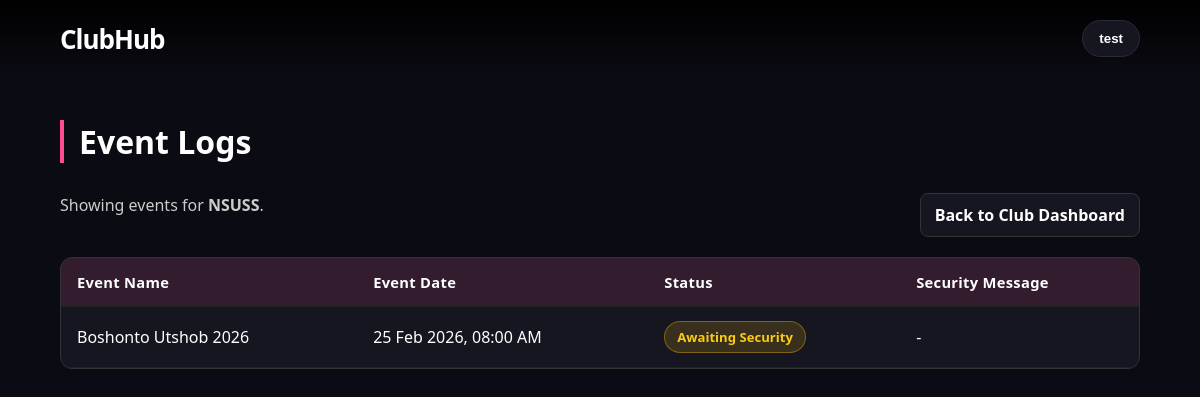
/eventlogs.php (signed in), run on the app's committed database.
### tables this page shows
CREATE TABLE `clubs` (
  `club_id` int(11) NOT NULL,
  `club_name` varchar(255) NOT NULL,
  `club_data` longtext DEFAULT NULL
);

CREATE TABLE `events` (
  `event_id` int(11) NOT NULL,
  `club_id` int(11) DEFAULT NULL,
  `event_name` varchar(255) NOT NULL,
  `event_duration` decimal(4,2) DEFAULT NULL,
  `event_date` datetime DEFAULT NULL,
  `event_creator` varchar(255) DEFAULT NULL,
  `event_availablity` tinyint(1) DEFAULT NULL
);

### eventlogs.php (the view, shortened to what this page needs)
<?php
include 'connection.php';
$email = $_SESSION['Email'] ?? '';
$clubId = intval($_SESSION['club_id'] ?? ($_SESSION['Club_id'] ?? 0));
$clubName = '';
$hasSecurityMessage = false;
$adminColumnCheck = mysqli_query($con, "SHOW COLUMNS FROM events LIKE 'admin_clearance'");
$hasAdminClearance = ($adminColumnCheck && mysqli_num_rows($adminColumnCheck) > 0);
$securityColumnCheck = mysqli_query($con, "SHOW COLUMNS FROM events LIKE 'security_clearance'");
$hasSecurityClearance = ($securityColumnCheck && mysqli_num_rows($securityColumnCheck) > 0);
if ($clubId <= 0) {
    $clubStmt = $con->prepare("\n        SELECT c.club_id, c.club_name\n        FROM `user` u\n        INNER JOIN students s ON s.student_email = u.email\n        INNER JOIN club_members cm ON cm.student_id = s.student_id AND cm.active = 1\n        INNER JOIN clubs c ON c.club_id = cm.club_id\n        WHERE u.email = ?\n          AND UPPER(cm.Role) LIKE 'EB%'\n        LIMIT 1\n    ");
    $clubStmt->bind_param("s", $email);
    $clubStmt->execute();
    $clubResult = $clubStmt->get_result()->fetch_assoc();
    if ($clubResult) {
        $clubId = intval($clubResult['club_id']);
        $clubName = $clubResult['club_name'];
    }
}
$events = [];
if ($clubId > 0) {
    $messageSelect = $hasSecurityMessage ? "e.security_message" : "NULL AS security_message";
    $adminSelect = $hasAdminClearance ? "e.admin_clearance" : "'Pending' AS admin_clearance";
    $securitySelect = $hasSecurityClearance ? "e.security_clearance" : "'Pending' AS security_clearance";
    $eventsSql = "
        SELECT
            e.event_id,
            e.event_name,
            e.event_date,
            $securitySelect,
            $adminSelect,
            e.event_availablity,
            $messageSelect
        FROM events e
        WHERE e.club_id = ?
        ORDER BY e.event_date DESC, e.event_id DESC
    ";
    $eventsStmt = $con->prepare($eventsSql);
    $eventsStmt->bind_param("i", $clubId);
    $eventsStmt->execute();
    $eventsResult = $eventsStmt->get_result();
    while ($row = $eventsResult->fetch_assoc()) {
        $events[] = $row;
    }
}
$displayName = $_SESSION['Name'] ?? null;
function resolve_status(array $event): array
{
    $security = strtolower(trim((string)($event['security_clearance'] ?? 'Pending')));
    $isPublished = intval($event['event_availablity'] ?? 0) === 1 && $security === 'approved';
    if ($security === 'pending') {
        return ['Awaiting Security', 'status-pending'];
    }
    return ['Under Review', 'status-pending'];
}
?>
<!DOCTYPE html>
<html lang="en">
<head>
    <link rel="stylesheet" href="styles.css?v=<?php echo filemtime('styles.css'); ?>">
</head>
<body>
    <nav>
        <div class="logo">ClubHub</div>
        <div class="profile-menu" id="profile-menu">
            <button class="profile-trigger" id="profile-trigger" type="button" aria-expanded="false"><?php echo htmlspecialchars($displayName); ?></button>
        </div>
    </nav>
    <section class="logs-section">
        <div class="header">Event Logs</div>
        <div class="logs-header-row">
            <p class="logs-meta">
                <?php if ($clubName): ?>
                    Showing events for <strong><?php echo htmlspecialchars($clubName); ?></strong>.
                <?php else: ?>
                    Showing events for your club.
                <?php endif; ?>
            </p>
            <a href="Club_dashboard.php" class="back-link">Back to Club Dashboard</a>
        </div>
        <div class="logs-card">
            <div class="table-wrap">
                <table class="logs-table">
                    <thead>
                        <tr>
                            <th>Event Name</th>
                            <th>Event Date</th>
                            <th>Status</th>
                            <th>Security Message</th>
                        </tr>
                    </thead>
                    <tbody>
                        <?php if ($clubId <= 0): ?>
                            <tr>
                                <td colspan="4" class="empty-state">No club is linked to this account.</td>
                            </tr>
                        <?php elseif (empty($events)): ?>
                            <tr>
                                <td colspan="4" class="empty-state">No events found for your club yet.</td>
                            </tr>
                        <?php else: ?>
                            <?php foreach ($events as $event): ?>
                                <?php [$statusText, $statusClass] = resolve_status($event); ?>
                                <?php
                                    $reasonText = trim((string)($event['security_message'] ?? ''));
                                    if (strtolower($statusText) === 'rejected') {
                                        if ($reasonText === '') {
                                            $reasonText = 'No reason provided by Security Office.';
                                        }
                                    } else {
                                        if ($reasonText === '') {
                                            $reasonText = '-';
                                        }
                                    }
                                ?>
                                <tr>
                                    <td><?php echo htmlspecialchars($event['event_name']); ?></td>
                                    <td>
                                        <?php
                                            if (!empty($event['event_date'])) {
                                                echo htmlspecialchars(date("d M Y, h:i A", strtotime($event['event_date'])));
                                            } else {
                                                echo 'TBD';
                                            }
                                        ?>
                                    </td>
                                    <td><span class="status-badge <?php echo htmlspecialchars($statusClass); ?>"><?php echo htmlspecialchars($statusText); ?></span></td>
                                    <td><?php echo htmlspecialchars($reasonText); ?></td>
                                </tr>
                            <?php endforeach; ?>
                        <?php endif; ?>
                    </tbody>
                </table>
            </div>
        </div>
    </section>
</body>
</html>

### styles.css (style rules this page uses)
:root { --pink: #ff4d8d; --dark-bg: #0b0b13; --card: #161621; --text: #ffffff; --muted: #cccccc; --overlay-nav: rgba(0, 0, 0, 0.9); --table-border: #333333; --table-row-border: #222222; --modal-overlay: rgba(0, 0, 0, 0.85); --transition: 0.8s cubic-bezier(0.4, 0, 0.2, 1); }
html { scroll-snap-type: y mandatory; scroll-behavior: smooth; }
body { margin: 0; font-family: 'Segoe UI', sans-serif; background: var(--dark-bg); color: var(--text); overflow-x: hidden; }
nav { display: flex; justify-content: space-between; padding: 20px 5%; background: linear-gradient(to bottom, var(--overlay-nav), transparent); position: fixed; width: 90%; z-index: 1000; align-items: center; }
.logo { font-size: 26px; font-weight: 900; letter-spacing: -1px; }
.profile-menu { position: relative; margin-left: auto; }
.profile-trigger { background: var(--card); color: var(--text); border: 1px solid #2a2a38; border-radius: 999px; padding: 10px 16px; font-weight: 600; cursor: pointer; }
.header { font-size: 2rem; margin-bottom: 30px; font-weight: 800; border-left: 4px solid var(--pink); padding-left: 15px; }

### eventlogs.php (style rules this page uses)
html { scroll-snap-type: none; }
body { min-height: 100vh; }
.logs-section { min-height: 100vh; padding: 120px 5% 60px 5%; background: var(--dark-bg); }
.logs-meta { color: var(--muted); margin: 0 0 20px 0; }
.logs-header-row { display: flex; justify-content: space-between; align-items: center; gap: 16px; flex-wrap: wrap; margin-bottom: 20px; }
.back-link { display: inline-block; text-decoration: none; color: var(--text); border: 1px solid var(--table-border); background: var(--card); border-radius: 8px; padding: 10px 14px; transition: 0.2s ease; font-weight: 600; }
.logs-card { background: var(--card); border: 1px solid var(--table-border); border-radius: 12px; overflow: hidden; }
.table-wrap { overflow-x: auto; }
.logs-table { width: 100%; border-collapse: collapse; color: var(--text); }
.logs-table th, .logs-table td { padding: 14px 16px; border-bottom: 1px solid var(--table-row-border); text-align: left; }
.logs-table thead th { background: rgba(255, 77, 141, 0.12); color: var(--text); font-size: 0.92rem; letter-spacing: 0.02em; }
.status-badge { padding: 6px 12px; border-radius: 999px; font-weight: 600; font-size: 0.82rem; display: inline-block; border: 1px solid transparent; }
.status-pending { background: rgba(234, 179, 8, 0.16); color: #facc15; border-color: rgba(234, 179, 8, 0.4); }

### data on the page
clubs: club_name "NSUSS"
events: event_name "Boshonto Utshob 2026", event_date "25 Feb 2026, 08:00 AM", statusText "Awaiting Security", reasonText "-"

### other printed values
$displayName "test"
